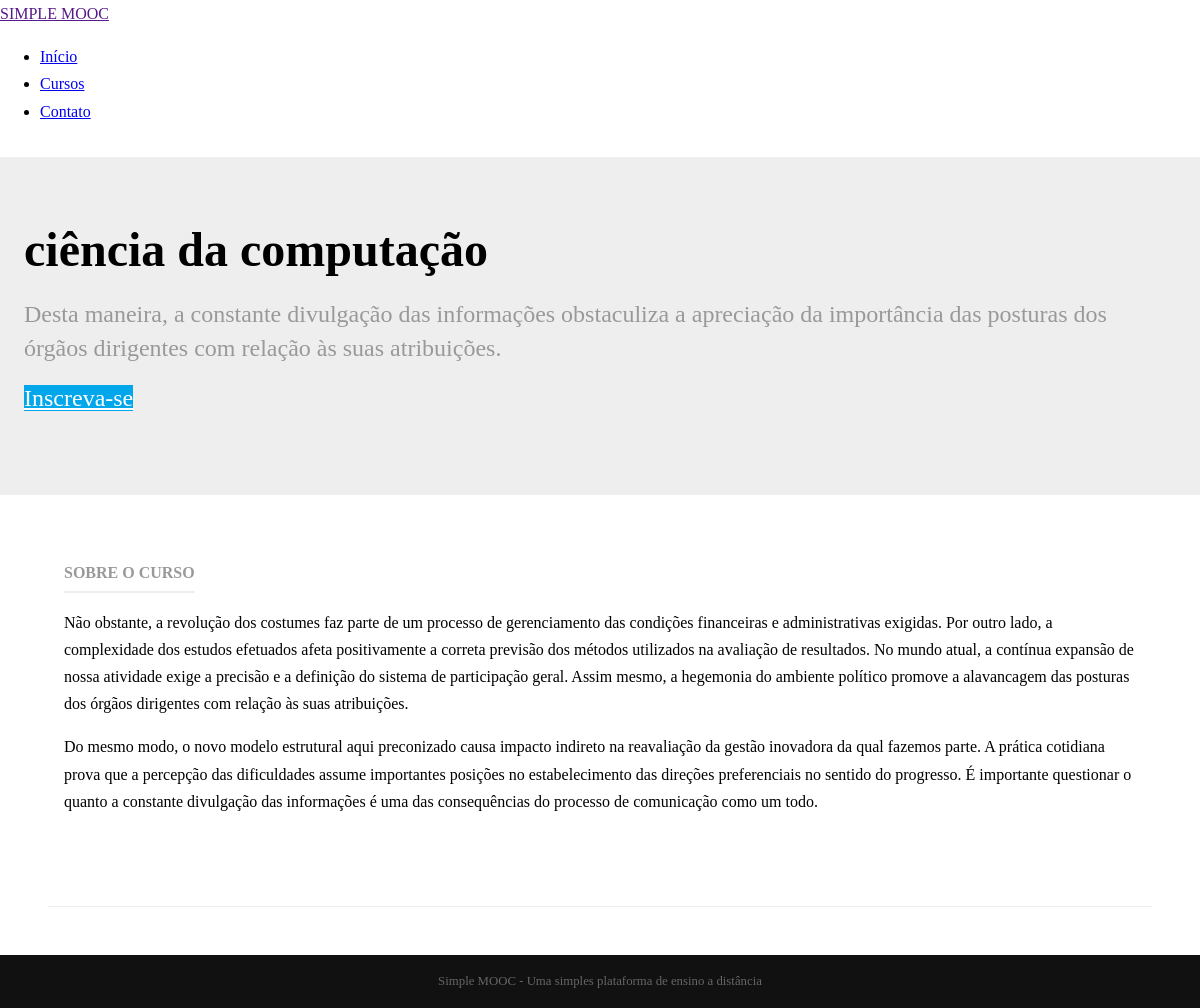
The page /cursos/ciencia-da-computacao/ on the database its author committed.
### simplemooc/models.py (models this page shows, shortened)
class Course (models.Model):
    name = models.CharField('Nome', max_length=100)
    slug = models.SlugField('Atalho')
    description = models.TextField('Descrição Simples', blank=True)
    about = models.TextField('Sobre o Curso', blank=True)
    start_date = models.DateField(
        'Data de Início', null=True, blank=True
    )
    image = models.ImageField(
        upload_to='courses/images', verbose_name='Imagem',
        null=True, blank=True
    )
    created_at = models.DateTimeField('Criado em', auto_now_add=True)
    updated_at = models.DateTimeField('Atualizado em', auto_now=True)
    objects = CourseManager()
    def __str__(self):
        return self.name
    class Meta:
        verbose_name ='Curso'
        verbose_name_plural = 'Cursos'
        ordering = ['name']

### courses/views.py (the view)
# urls.py: re_path(r'(?P<slug>[\w_-]+)/$', views.details, name='details'),
def details(request, slug):
    course = get_object_or_404(Course, slug=slug)
    template_name = 'courses/details.html'
    context_name = {'course': course}
    return render(request, template_name, context_name)

### courses/templates/courses/details.html (shortened to what this page needs)
{% extends 'base.html' %}
{% load static %}
{% block content %}
<div class="splash">
    <div class="pure-g-r">
        <div class="pure-u-1">
            <div class="l-box splash-text">
                <h1 class="splash-head">
                    {{ course }}
                </h1>
                <h2 class="splash-subhead">
                    {{ course.description }}
                </h2>
                <p>
                    <a href="#" class="pure-button primary-button">Inscreva-se</a>
                </p>
            </div>
        </div>
    </div>
</div>
<div class="pure-g-r content-ribbon">
    <div class="pure-u-2-3">
        <div class="l-box">
            <h4 class="content-subhead">Sobre o Curso</h4>
            {{ course.about|linebreaks }}
        </div>
    </div>
    <div class="pure-u-1-3">
        <div class="l-box">
        </div>
    </div>
</div>
{% endblock %}

### website/static/website/css/styles.css (style rules this page uses)
* { -webkit-box-sizing: border-box; -moz-box-sizing: border-box; box-sizing: border-box; }
body { margin: 0 auto; line-height: 1.7em; }
.l-box { padding: 1em; }
body .primary-button { background: #02a6eb; color: #fff; }
.splash { margin: 2em auto 0; padding: 3em 0.5em; background: #eee; }
.splash .splash-head { font-size: 300%; margin: 0em 0; line-height: 1.2em; }
.splash .splash-subhead { color: #999; font-weight: 300; line-height: 1.4em; }
.splash .primary-button { font-size: 150%; }
.content .content-subhead { color: #999; padding-bottom: 0.3em; text-transform: uppercase; margin: 0; border-bottom: 2px solid #eee; display: inline-block; }
.content .content-ribbon { margin: 3em; border-bottom: 1px solid #eee; }

### rows shown on the page
Course: name "ciência da computação", description "Desta maneira, a constante divulgação das informações obstaculiza a apreciação da importância das posturas dos órgãos dirigentes com relação às suas atribuições.", about "Não obstante, a revolução dos costumes faz parte de um processo de gerenciamento das condições financeiras e administrativas exigidas. Por outro lado, a complexidade dos estudos efetuados afeta positivamente a correta previsão dos métodos utilizados na avaliação de resultados. No mundo atual, a contínua expansão de nossa atividade exige a precisão e a definição do sistema de participação geral. Assim mesmo, a hegemonia do ambiente político promove a alavancagem das posturas dos órgãos dirigentes com relação às suas atribuições. Do mesmo modo, o novo modelo estrutural aqui preconizado causa impacto indireto na reavaliação da gestão inovadora da qual fazemos parte. A prática cotidiana prova…"
